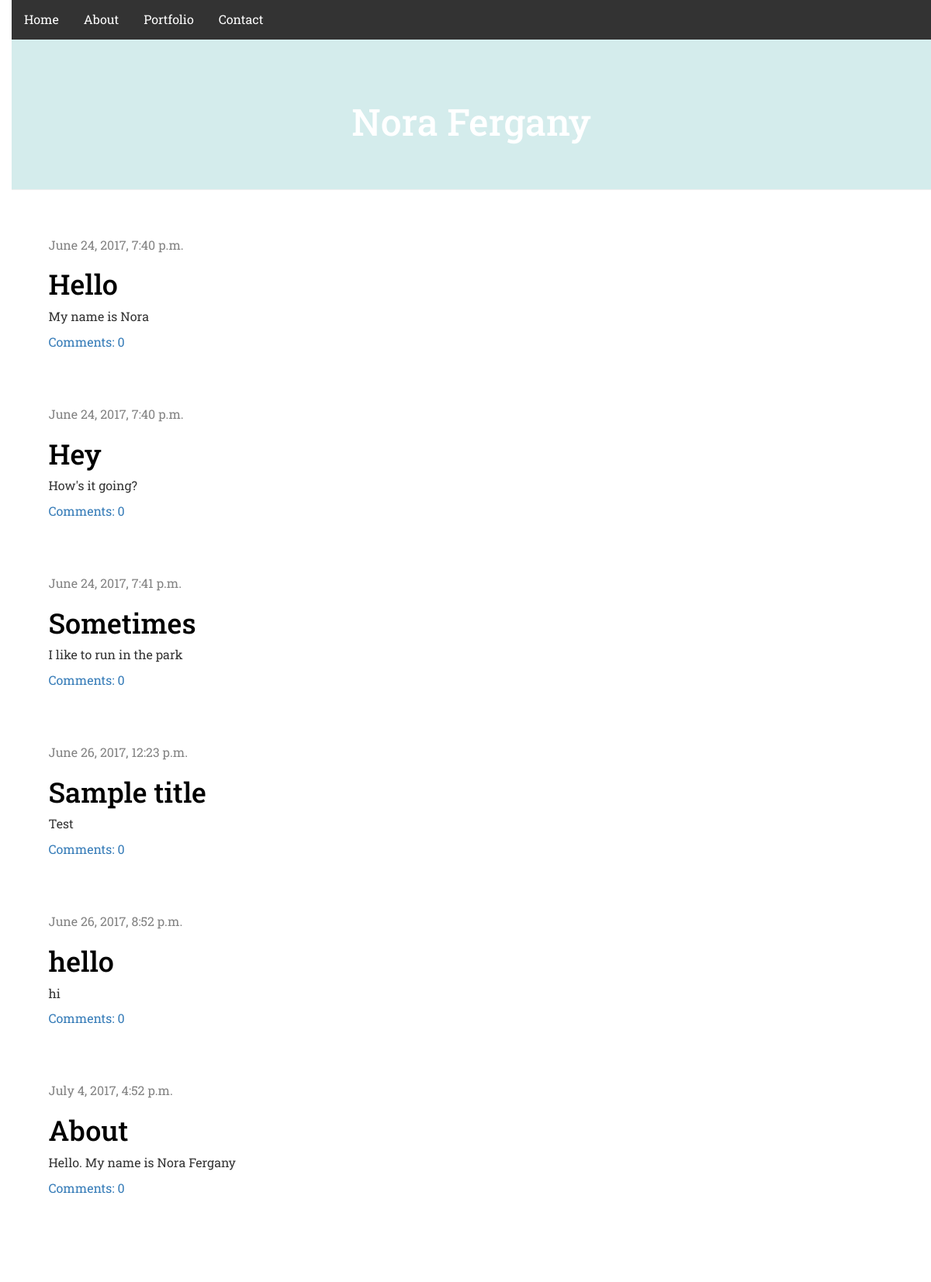
Before: / with the older database file.
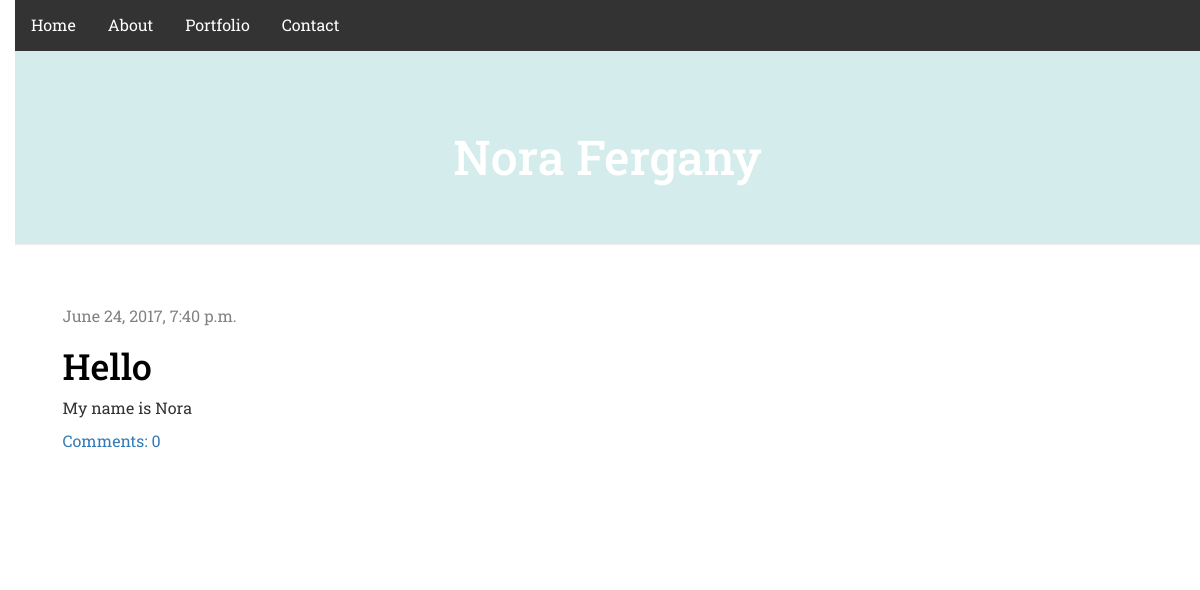
After: the same page with the newer database file.
### blog/models.py (models this page shows, shortened)
class Post(models.Model):
    author = models.ForeignKey('auth.User')
    title = models.CharField(max_length=200)
    text = models.TextField()
    created_date = models.DateTimeField(
        default=timezone.now)
    published_date = models.DateTimeField(blank=True, null=True)
    def approved_comments(self):
        return self.comments.filter(approved_comment=True)

### blog/views.py (the view)
# urls.py: url(r'^$', views.post_list, name='post_list'),
def post_list(request):
    posts = Post.objects.filter(published_date__isnull=False).order_by('published_date')
    return render(request, 'blog/post_list.html', {'posts': posts})

### blog/templates/blog/post_list.html
{% extends 'blog/base.html' %}
{% block content %}
    {% for post in posts %}
        <div class="post">
            <div class="date">
                {{ post.published_date }}
            </div>
            <h1><a href="{% url 'post_detail' pk=post.pk %}">{{ post.title }}</a></h1>
            <p>{{ post.text|linebreaksbr }}</p>
            <a href="{% url 'post_detail' pk=post.pk %}">Comments: {{ post.approved_comments.count }}</a>
        </div>
    {% endfor %}
{% endblock content %}

### blog/templates/blog/base.html (shortened to what this page needs)
{% load staticfiles %}
<html>
    <head>
        <link rel="stylesheet" href="//maxcdn.bootstrapcdn.com/bootstrap/3.2.0/css/bootstrap.min.css">
        <link rel="stylesheet" href="//maxcdn.bootstrapcdn.com/bootstrap/3.2.0/css/bootstrap-theme.min.css">
        <link rel="stylesheet" href="{% static 'css/blog.css' %}">
        </head>
        <body>
        <ul>
            <li><a class="active" href="/">Home</a></li>
            <li><a href="{% url 'about_me' %}">About</a></li>
            <li><a href="{% url 'portfolio_list' %}">Portfolio</a></li>
            <li><a href="{% url 'contact_me' %}">Contact</a></li>
        </ul>
        </body>
    <div class="page-header">
            <h1 align="center" border-style="solid" border-width="5px"><a href="/">Nora Fergany</a></h1>
    </div>
        <div class="content container">
            <div class="row">
                <div class="col-md-8">
                    {% block content %}
                    {% endblock %}
                </div>
            </div>
        </div>
    </body>
</html>

### blog/static/css/blog.css (style rules this page uses)
h1 a { color: #4B67A2; font-family: 'Roboto Slab', serif; }
body { padding-left: 15px }
.page-header { background-color: #D4ECEC; margin-top: 0; padding: 60px 40px 0px 40px; }
.page-header h1, .page-header h1 a, .page-header h1 a:visited, .page-header h1 a:active { color: #ffffff; font-size: 36pt; text-decoration: none; padding-bottom: 50px; }
.content { padding: 40px; background-color: #ffffff; }
h1, h2, h3, h4 { font-family: 'Quattrocento Sans', sans-serif; }
.date { color: #828282; }
.post { margin-bottom: 70px; }
.post h1 a, .post h1 a:visited { color: #000000; }
ul { list-style-type: none; margin: 0; padding: 0; overflow: hidden; background-color: #333; }
li { float: left; }
li a { display: block; color: white; text-align: left; padding: 14px 16px; text-decoration: none; }
body { font-family: 'Roboto Slab'; font-size: 16px; }

Changed rows visible on the page:
removed Post: published_date "June 24, 2017, 7:40 p.m.", title "Hey", text "How's it going?", approved_comments.count "0"
removed Post: published_date "June 24, 2017, 7:41 p.m.", title "Sometimes", text "I like to run in the park", approved_comments.count "0"
removed Post: published_date "June 26, 2017, 12:23 p.m.", title "Sample title", text "Test", approved_comments.count "0"
removed Post: published_date "June 26, 2017, 8:52 p.m.", title "hello", text "hi", approved_comments.count "0"
removed Post: published_date "July 4, 2017, 4:52 p.m.", title "About", text "Hello. My name is Nora Fergany", approved_comments.count "0"
